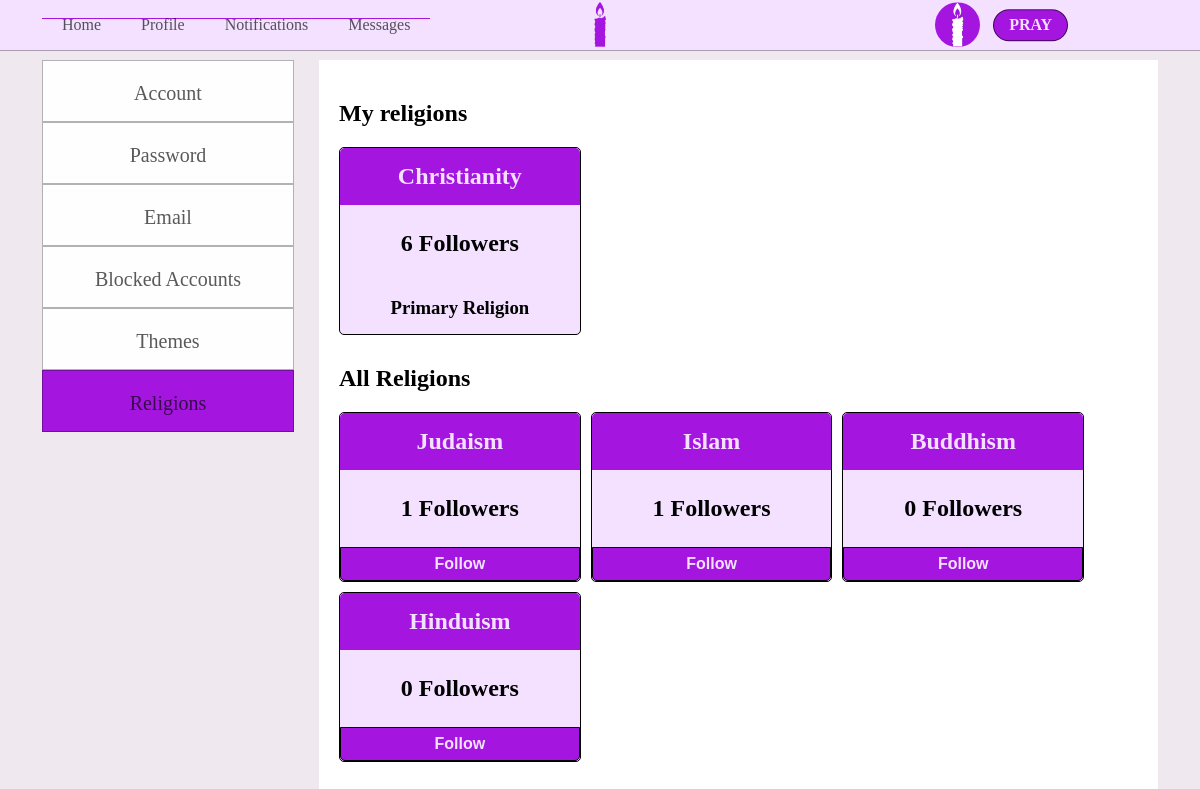
The app's page /settings-religions.php (signed in) with its own data.
### tables this page shows
CREATE TABLE Users(
    userid INT(10) PRIMARY KEY AUTO_INCREMENT,
    fname VARCHAR(20),
    lname VARCHAR(20),
    username VARCHAR(12),
    user_password VARCHAR(15),
    bio TEXT,
    zipCode INT(10),
    Primary_religion INT(10),
    default_view VARCHAR(20),
    email VARCHAR(30),
    phone_number VARCHAR(15),
    pPicture VARCHAR(20),
    bPicture VARCHAR(20),
    dateLastMaint DATETIME DEFAULT CURRENT_TIMESTAMP,
    dateAdded DATETIME DEFAULT CURRENT_TIMESTAMP,
    CONSTRAINT FK_Users_Religions FOREIGN KEY (Primary_religion) REFERENCES Religions (relid)
);

CREATE TABLE Religions(
    relid INT(10) PRIMARY KEY AUTO_INCREMENT,
    religion_name VARCHAR(30),
    dateLastMaint DATETIME DEFAULT CURRENT_TIMESTAMP,
    dateAdded DATETIME DEFAULT CURRENT_TIMESTAMP
);

### config/functions.php (called while the page is built, shortened)
<?php
    function getRoot(){
        $root = ROOT_DIR;
        $root = str_replace("\\", "/", $root);
        $root = str_replace('/config', '',$root);
        $pageroot = getcwd() ."/";
        $pageroot = str_replace("\\", "/", $pageroot);
        $root = str_replace($root."/", '' , $pageroot);
        $root = preg_replace("#(/.*?).*?(/)#", '/../', "/".$root);
        $root = substr($root, 1);
        return $root;
    }
    function countFollowers($relid, $db){
        $query = "SELECT COUNT(userid) as num
                  FROM User_Religions
                  WHERE relid = '$relid'";
        $count = $db->fetchQuery($query);
        return $count[0]['num'];
    }
?>

### Database/mydb.php (called while the page is built, shortened)
<?php
Class mydb {
    protected $conn;
    Public function __construct($con){
        $this->conn = $con;
    }
    function FetchQuery($query){
        $arrayresult = [];
        if($queryresult = mysqli_query($this->conn, $query)){
            while ($row = mysqli_fetch_assoc($queryresult)){
                $arrayresult[] = $row;
            }
            return $arrayresult;
        }else{
            echo"</br></br></br>";
            die(mysqli_error($this->conn) ."</br>".$query);
        }
    }
}
?>

### config/permissions.php (called while the page is built, shortened)
<?php
    $id =  isset($id) ? $id : $_SESSION['userId'];
    $usersettings = isLoggedIn($id, $db);
    function isLoggedIn($id, $db){
        $SETTINGS['username'] = '';
        $SETTINGS['firstname'] = '';
        $SETTINGS['lastname'] = '';
        $SETTINGS['password'] = '';
        if($_SESSION['userId'] != ''){
            $userquery = "SELECT *
                          FROM USERS
                          WHERE userid = $id";
            $userresult = $db->FetchQuery($userquery);
            $SETTINGS['username'] = $userresult[0]['username'];
            $SETTINGS['firstname'] = $userresult[0]['fname'];
            $SETTINGS['lastname'] = $userresult[0]['lname'];
            $SETTINGS['password'] = $userresult[0]['user_password'];
            return $SETTINGS;
        }
    }
?>

### settings-religions.php (the view, shortened to what this page needs)
<?php
    include 'config/dbconfig.php';
    include 'config/permissions.php';
    include 'config/functions.php';
    include 'Classes/createheader.php';
    include 'Classes/createFooter.php';
    include 'Classes/createUserSettings.php';
    $menus = [
        [
            'name'=>'Home',
            'link'=>'index.php',
            'active'=>''
        ],
        [
            'name'=>'Profile',
            'link'=>'profile.php',
            'active'=>''
        ],
        [
            'name'=>'Notifications',
            'link'=>'notifications.php',
            'active'=>''
        ],
        [
            'name'=>'Messages',
            'link'=>'messages.php',
            'active'=>''
        ]
    ];
    $css[] = ["src"=>"css/core.php","type"=>"css"];
    $title = "P.R.A.Y.";
    $header = new Header($db, $menus, $title, $css);
    $header->ShowUserMenu($id);
    $header->displayHeader();
    $myreligionsquery = "SELECT r.religion_name, r.relid
                         FROM USER_RELIGIONS ur, Religions r
                         WHERE ur.userid = '$id'
                         AND ur.relid = r.relid";
    $myreligions = $db->fetchQuery($myreligionsquery);
    $primaryreligionquery = "SELECT primary_Religion
                             FROM Users
                             WHERE userid = '$id'";
    $primaryreligion = $db->fetchQuery($primaryreligionquery);
    $prel = $primaryreligion[0]['primary_Religion'];
    $allreligionsquery = "SELECT DISTINCT r.religion_name, r.relid
                          FROM RELIGIONS r LEFT JOIN User_religions ur ON ur.relid = r.relid
                          WHERE r.relid <> 1
                          AND r.relid NOT IN (SELECT r.relid
                                          FROM Religions r, user_religions ur
                                          WHERE r.relid = ur.relid
                                          AND ur.userid = '$id')";
    $religions = $db->FetchQuery($allreligionsquery);
    ?>
<section class='index-body'>
    <div class='settings-religions-body'>
        <h1>My religions</h1>
        <div class='my-religions'>
        <?php foreach($myreligions as $i){
            echo"<div class='religion-box'>
                <div class='religion-header'>
                <h1 class='religion-header-text header-white' >".$i['religion_name']."</h1>
                </div>
                <div class='addreligion-stats'>
                <h2 class='religion-header-text'>".countFollowers($i['relid'], $db)." Followers</h2>
                </div>
                <div class='religion-follow-action'>
                ";
                if($i['relid'] == $prel){
                    echo "<div>
                    <h3 class='religion-header-text'>Primary Religion</h3>
                    </div>";
                }
                echo"</div>
            </div>";
        }?>
        </div>
        <h1> All Religions </h1>
        <div class='all-religions'>
        <?php foreach($religions as $i){
            echo"<div class='religion-box'>
            <div class='religion-header header-white'>
            <h1 class='religion-header-text'>".$i['religion_name']."</h1>
            </div>
            <div class='addreligion-stats'>
            <h2 class='religion-header-text'>".countFollowers($i['relid'], $db)." Followers</h2>
            </div>
            <div class='religion-follow-action'>
            <form method='post' action='php/addReligion.php'>
            <button class='add-religion' value='".$i['relid']."' name='religion'>Follow</button>
            </form>
            </div>
        </div>";
        }?>
        </div>
    </div>

### Classes/createheader.php (shortened to what this page needs)
<?php
    class Header{
        protected $db;
        protected $menus;
        protected $loggedIn;
        protected $userid;
        protected $title;
        protected $css;
        protected $profpic;
        Public function __construct($db,$menus,$title,$css){
            $this->db = $db;
            $this->menus = $menus;
            $this->title = $title;
            $this->css = $css;
        }
        function showUserMenu($id, $bool = 1){
            $this->loggedIn = $bool;
            $this->userid = $id;
            $this->getUserInfo();
        }
        function displayHeader(){
            $this->createTitle();
            if($this->loggedIn == 1){
                $this->createCompose();
            }
            echo "
                  <section class='header'>
                  <div class='header-box'>
                  <ul class='header-link-box'>";
            foreach($this->menus as $i){
                echo "<li class='header-link ".$i['active']."'>
                        <a href='".$i['link']."'>".$i['name']."</a>
                      </li>";
            }
            echo "</ul>";
            echo "<ul class='logo-box'>
                    <li class='logo-li'>
                        <a href='index.php'><img class='logo' src='".getRoot()."images/icons/favicon.png'></a>
                    </li>
                  </ul>";
            if($this->loggedIn == 1){
                echo "
                <ul class='header-profile-pic'>
                        <li id='header-profile-pic-link' onclick='ShowMenu()'>
                            <img class='index-profile-pic' src='".getRoot()."images/Users/".$this->userid."/Profile/".$this->profpic."'>
                        </li>
                        <li id='sort-compose'>
                            <div id='startprayer' onclick='ShowCompose()'>PRAY</div>
                        </li>
                    </ul>";
            }
            echo "</div></section>";
        }
        function createTitle(){
           echo "<html>
                    <head>
                        <title>".$this->title."</title>
                        <link rel='shortcut icon' href='images/icons/favicon.png'>
                        <meta name='viewport' content='width=device-width, initial-scale=1.0'>
                    </head>
                    <body>";
            $this->addcss();
        }
        function addcss(){
            foreach($this->css as $i){
                echo "<link rel='stylesheet' type='text/css' href='".$i["src"]."'>";
                continue;
            }
        }
        function createCompose(){
            $primaryrelquery = "SELECT u.primary_religion
                   FROM users u
                   WHERE u.userid = $this->userid";
            $primaryrelres = $this->db->fetchquery($primaryrelquery);
            $prel = $primaryrelres[0]['primary_religion'];
            $chosenreligion = isset($_SESSION['currel']) ? $_SESSION['currel'] : $prel;
            $curreligionquery = "SELECT r.religion_name, r.relid
                                FROM Religions r
                                WHERE r.relid = $chosenreligion";
            $curreligion = $this->db->fetchQuery($curreligionquery);
        }
        function getUserInfo(){
            $query = "SELECT * FROM USERS WHERE userid = '$this->userid'";
            $result = $this->db->fetchQuery($query);
            $this->profpic = $result[0]['pPicture'];
        }
    }
?>

### records on screen
users: pPicture (picture)
religions: religion_name "Christianity", relid "6", shows "Primary Religion"
religions: religion_name "Judaism", relid "1", $i['relid'] 3 (drawn)
religions: religion_name "Islam", relid "1", $i['relid'] 4 (drawn)
religions: religion_name "Buddhism", relid "0", $i['relid'] 5 (drawn)
religions: religion_name "Hinduism", relid "0", $i['relid'] 6 (drawn)

### other values on screen
$i['name'] "Home"
$i['name'] "Profile"
$i['name'] "Notifications"
$i['name'] "Messages"
$i['name'] "Account"
$i['name'] "Password"
$i['name'] "Email"
$i['name'] "Blocked Accounts"
$i['name'] "Themes"
$i['name'] "Religions"
